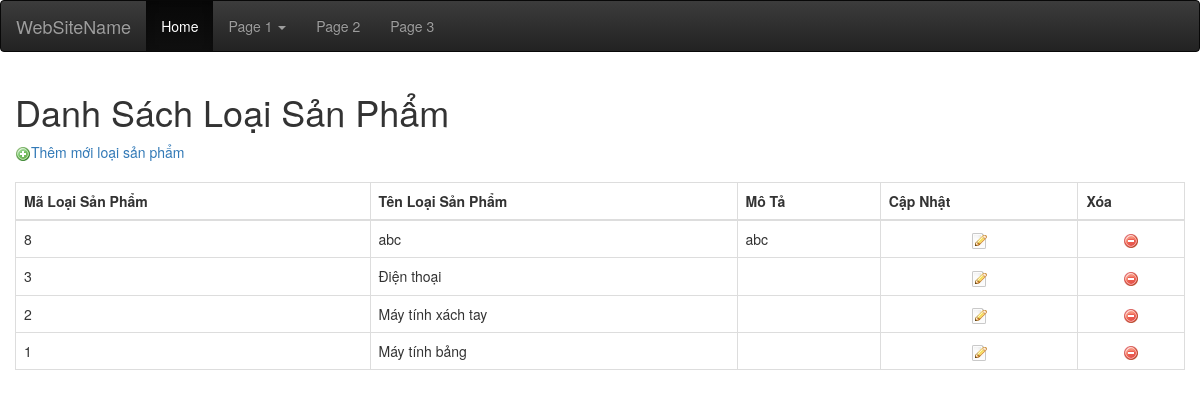
/quanly_loaisanpham.php, run on the app's committed database.
### tables this page shows
CREATE TABLE `loaisanpham` (
  `lsp_ma` int(11) NOT NULL,
  `lsp_ten` varchar(100) NOT NULL,
  `lsp_mota` varchar(255) DEFAULT NULL
);

### model/database.php (called while the page is built, shortened)
<?php
class database
{
	public $conn = '';
	public $sql = '';
	public function database()
	{
		$this->conn = new PDO('mysql:host=localhost; dbname=cusc', 'root', '');
		$this->conn->query('set names "utf8"');
	}
	public function setQuery($sql)
	{
		$this->sql = $sql;
	}
	public function execute($options=array())
	{
		$this->cursor = $this->conn->prepare($this->sql);
		$this->cursor->execute();
		return $this->cursor;
	}
	public function loadAllRow($options=array())
	{
		if(!$options)
		{
			if(!$result = $this->execute())
			{
				return false;
			}
		}
		else
		{
			if(!$result = $this->execute($options))
			{
				return false;
			}
		}
		return $result->fetchAll(PDO::FETCH_OBJ);
	}
}
?>

### controller/c_loaisanpham.php (called while the page is built, shortened)
<?php
	include("model/m_loaisanpham.php");
	class C_loaisanpham
	{
		function showLSP()
		{
			$m_loaisanpham = new M_loaisanpham();
			return $m_loaisanpham->show();
		}
	}
?>

### model/m_loaisanpham.php (called while the page is built, shortened)
<?php
	include("database.php");
	class M_loaisanpham extends database
	{
		function show()
		{
			$sql = "select * from loaisanpham order by lsp_ma desc";
			return $this->loadAllRow();
		}
	}
?>

### quanly_loaisanpham.php (the view, shortened to what this page needs)
<?php include("header.php") ?>
<?php include("controller/c_loaisanpham.php") ?>
	<div class="container">
		<div class="row">
				<h1>Danh Sách Loại Sản Phẩm</h1>
				<div>
					<a href="quanly_loaisanpham_themmoi.php"><img src="public/images/add.png">Thêm mới loại sản phẩm</a>
				</div>
				<br>
				<table id="datatable" class="table table-hover table-bordered">
					<thead>
						<tr>
							<th>Mã Loại Sản Phẩm</th>
							<th>Tên Loại Sản Phẩm</th>
							<th>Mô Tả</th>
							<th>Cập Nhật</th>
							<th>Xóa</th>
						</tr>
					</thead>
					<tbody>
						<?php
							$c_loaisanpham = new C_loaisanpham();
							$result = $c_loaisanpham->showLSP();
							for($i = 0; $i < count($result); $i++)
							{
						?>
							<tr>
								<td><?php echo $result[$i]->lsp_ma ?></td>
								<td><?php echo $result[$i]->lsp_ten ?></td>
								<td><?php echo $result[$i]->lsp_mota ?></td>
								<td align='center'><a href="quanly_loaisanpham_capnhat.php?lsp_ma=<?php echo $result[$i]->lsp_ma ?>"><img src="public/images/edit.png"></a></td>
								<td align='center'><a href="?lsp_ma=<?php echo $result[$i]->lsp_ma ?>" onclick="return deleteConfirm() "><img src="public/images/delete.png"></a></td>
							</tr>
						<?php
							}
						?>
					</tbody>
				</table>
		</div>
	</div>
<?php include("footer.php") ?>

### data on the page
loaisanpham: lsp_ma "8", lsp_ten "abc", lsp_mota "abc"
loaisanpham: lsp_ma "3", lsp_ten "Điện thoại"
loaisanpham: lsp_ma "2", lsp_ten "Máy tính xách tay"
loaisanpham: lsp_ma "1", lsp_ten "Máy tính bảng"
